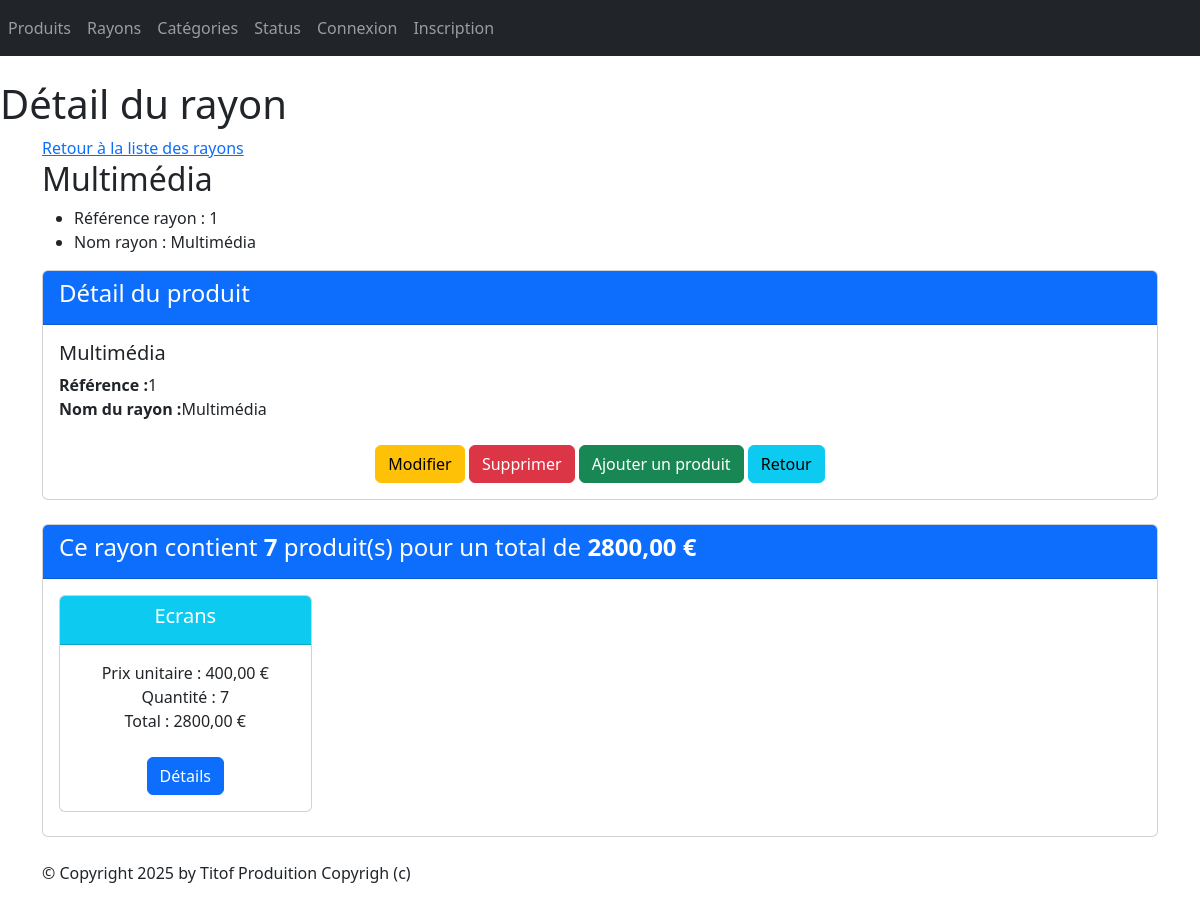
Before: /monApp/rayon/1/ with the older database file.
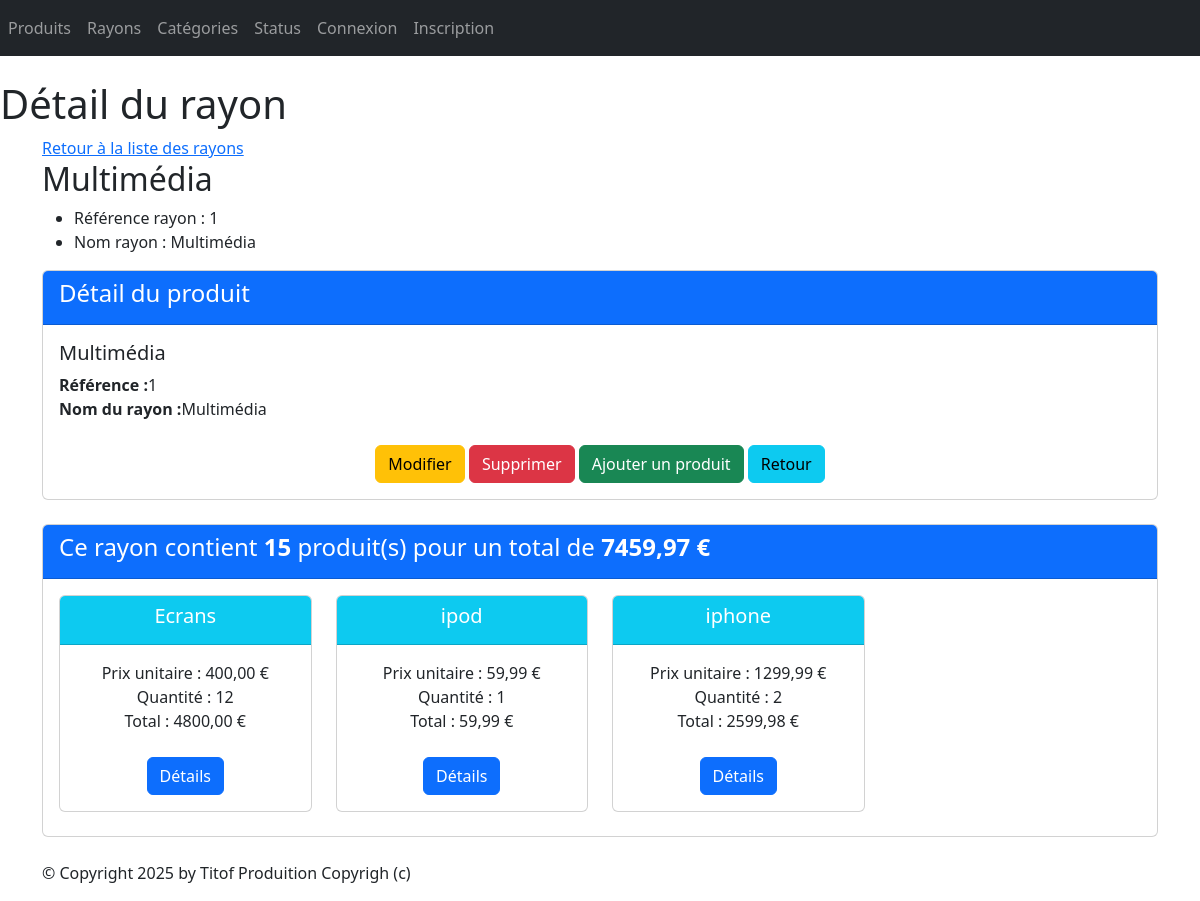
After: the same page with the newer database file.
### monApp/models.py (models this page shows, shortened)
class Rayon(models.Model):
    idRayon = models.AutoField(primary_key=True)
    nomRayon = models.CharField(max_length=100)

class Produit(models.Model):
    refProd = models.AutoField(primary_key=True)
    intituleProd = models.CharField(max_length=200)
    prixUnitaireProd = models.DecimalField(max_digits=10, decimal_places=2)
    dateFabProd =models.DateField(default=date.today)
    categorie = models.ForeignKey(Categorie, on_delete=models.CASCADE, related_name="produits",null=True, blank=True)
    status = models.ForeignKey(Statut, on_delete=models.CASCADE, related_name="Statut",null=True, blank=True)

class Contenir(models.Model):
    qte = models.DecimalField(max_digits=10, decimal_places=0)
    idP = models.ForeignKey(Produit, on_delete=models.CASCADE,related_name="produits",null=False,blank=True)
    idR = models.ForeignKey(Rayon, on_delete=models.CASCADE,related_name="rayon",null=False,blank=True)
    class Meta:
        unique_together = ('idP', 'idR')  # Un produit dans un rayon spécifique est unique

### monApp/views.py (the view, shortened to what this page needs)
# urls.py: path("rayon/<pk>/" ,views.RayonDetailView.as_view(), name="dtl_ry"),
class RayonDetailView(DetailView):
    model = Rayon
    template_name = "monApp/detail_rayon.html"
    context_object_name = "ry"
    def get_context_data(self, **kwargs):
        context = super(RayonDetailView, self).get_context_data(**kwargs)
        context['titremenu'] = "Détail du rayon"
        prdts_dt = []
        total_rayon = 0
        total_nb_produit = 0
        for contenir in self.object.rayon.all():
            total_produit = contenir.idP.prixUnitaireProd* contenir.qte
            prdts_dt.append({ 'produit': contenir.idP,
                              'qte': contenir.qte,
                              'prix_unitaire': contenir.idP.prixUnitaireProd,
                              'total_produit': total_produit} )
            total_rayon += total_produit
            total_nb_produit += contenir.qte
        context['prdts_dt'] = prdts_dt
        context['total_rayon'] = total_rayon
        context['total_nb_produit'] = total_nb_produit
        return context

### monApp/templates/monApp/detail_rayon.html
{% extends 'monApp/base.html' %}
{% block menu %}
<h1>{{titremenu}}</h1>
{% endblock %}
{% block contenu %}
<a href="{% url 'lst_rys' %}">Retour à la liste des rayons</a>
<h2>{{ ry.nomRayon }}</h2>
<ul>
    <li>Référence rayon : {{ ry.idRayon }} </li>
    <li>Nom rayon : {{ ry.nomRayon }} </li>
</ul>
<div class="card mb-4">
    <div class="card-header bg-primary text-white">
        <h4>Détail du produit</h4>
    </div>
    <div class="card-body">
        <h5 class="card-title">{{ ry.nomRayon }}</h5>
        <ul class="list-unstyled">
            <li><strong>Référence :</strong>{{ ry.idRayon }}</li>
            <li><strong>Nom du rayon :</strong>{{ ry.nomRayon }}</li>
        </ul>
        <div class="car-footer text-center">
            <a href="{% url 'ry-chng' ry.idRayon %}" class="btn btn-warning mt-2">Modifier</a>
            <a href="{% url 'dtl_ry' ry.idRayon %}" class="btn btn-danger mt-2">Supprimer</a>
            <a href="{% url 'cntnr-crt' ry.idRayon %}" class="btn btn-success mt-2">Ajouter un produit</a>
            <a href="{% url 'lst_rys'%}" class="btn btn-info mt-2">Retour</a>
        </div>
    </div>
</div>
<div class="card mb-4">
    <div class="card-header bg-primary text-white">
        <h4>Ce rayon contient <strong> {{total_nb_produit}} </strong> produit(s) pour un total de
        <strong>{{total_rayon|floatformat:2 }} € </strong></h4>
    </div>
    <div class="card-body">
        <div class="row">
        {% if prdts_dt %}
            {% for data in prdts_dt %}
                <div class="col-sm-3">
                    <div class="card mb-2 text-center">
                        <div class="card-header bg-info text-white">
                            <h5 class="card-title">{{ data.produit.intituleProd }}</h5>
                        </div>
                        <div class="card-body">
                            <ul class="list-unstyled">
                                <li>Prix unitaire : {{data.prix_unitaire }} € </li>
                                <li>Quantité : {{data.qte }} </li>
                                <li>Total : {{ data.total_produit}} €</li>
                            </ul>
                <a href="{% url 'dtl_prdt' data.produit.refProd %}" class="btn btn-primary mt-2">Détails</a>
                        </div>
                    </div>
                </div>
            {% endfor %}
        </div>
        {% else %}
            <p class="text-muted">Aucun produit trouvé pour cette catégorie.</p>
        {% endif %}
    </div>
</div>
{% endblock %}

### monApp/templates/monApp/base.html (shortened to what this page needs)
<!doctype html>
{% load static %}
<html lang="fr">
<head>
    {% block styles %}
    <link rel="stylesheet" href="{% static 'styles.css' %}" />
    {% load bootstrap5 %}
    {% bootstrap_css %}
    {% endblock %}
</head>
<body>
    {% block nav %}
    <nav class="navbar navbar-expand-md navbar-dark bg-dark mb-4">
        <div class="collapse navbar-collapse" id="navbarNav">
            <ul class="navbar-nav ml-auto">
                <li class="nav-item">
                    <a class="nav-link" href="{% url 'lst_prdts' %}">Produits</a>
                </li>
                <li>
                    <a class="nav-link" href="{% url 'lst_rys' %}">Rayons</a>
                </li>
                <li>
                    <a class="nav-link" href="{% url 'lst_cats' %}">Catégories</a>
                </li>
                <li>
                    <a class="nav-link" href="{% url 'lst_stats' %}">Status</a>
                </li>
                {% if user.is_authenticated %}
                <li class="nav-item">
                    <a class="nav-link" href="{% url 'logout' %}">Déconnexion</a>
                </li>
                {%else%}
                <li class="nav-item">
                    <a class="nav-link" href="{% url 'login' %}">Connexion</a>
                </li>
                <li class="nav-item">
                    <a class="nav-link" href="{% url 'register' %}">Inscription</a>
                </li>
                {%endif%}
            </ul>
        </div>
    </nav>
    {% block menu %}{% endblock %}
    {% endblock %}
    <main role="main" class="container top-pushed">
        <div class="jumbotron">
            {% block contenu %}
            {% endblock %}
        </div>
    </main>
    <footer class="footer">
        <div class="container">
            <p>&copy; Copyright {% now "Y" %} by Titof Produition Copyrigh (c)</p>
        </div>
    </footer>
</body>
</html>

### static/styles.css (style rules this page uses)
h1 { color: red }

Changed rows visible on the page:
changed through a linked row, Produit "Ecrans": qte "7" → "12"; total_produit "2800,00" → "4800,00"
now on this page (row unchanged): Produit: produit.intituleProd "ipod", prix_unitaire "59,99", qte "1", total_produit "59,99"
now on this page (row unchanged): Produit: produit.intituleProd "iphone", prix_unitaire "1299,99", qte "2", total_produit "2599,98"
Other visible differences:
{{ total_nb_produit }}: "7" → "15"
{{ total_rayon|floatformat:2 }}: "2800,00" → "7459,97"
